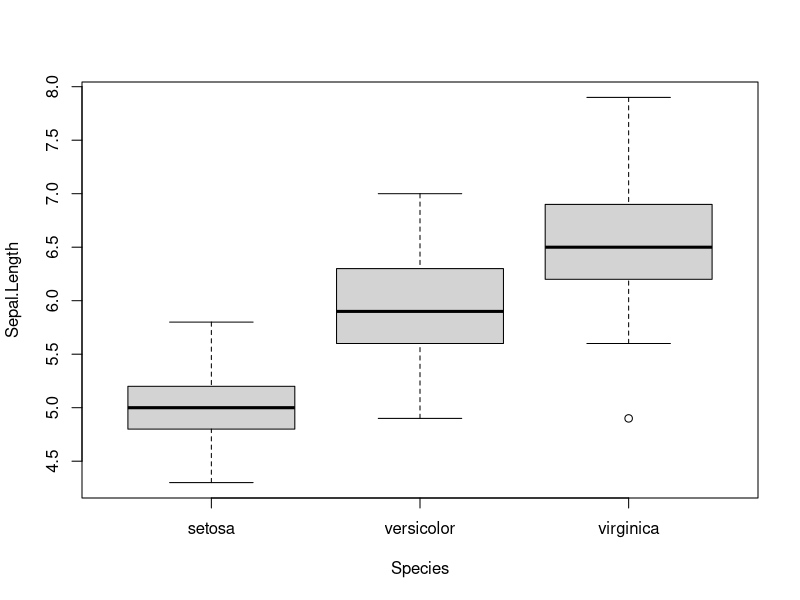

The R script that drew this image:
setwd("//media//kswada//MyFiles//R//iris")

packages <- c("dplyr", "randomForest")
purrr::walk(packages, library, character.only = TRUE, warn.conflicts = FALSE)



# ------------------------------------------------------------------------------
# data:  iris
# ------------------------------------------------------------------------------
data("iris")


str(iris)

car::some(iris)



# ------------------------------------------------------------------------------
# basics
# ------------------------------------------------------------------------------

boxplot(Sepal.Length ~ Species, data = iris)








# ------------------------------------------------------------------------------
# distribution
# ------------------------------------------------------------------------------


